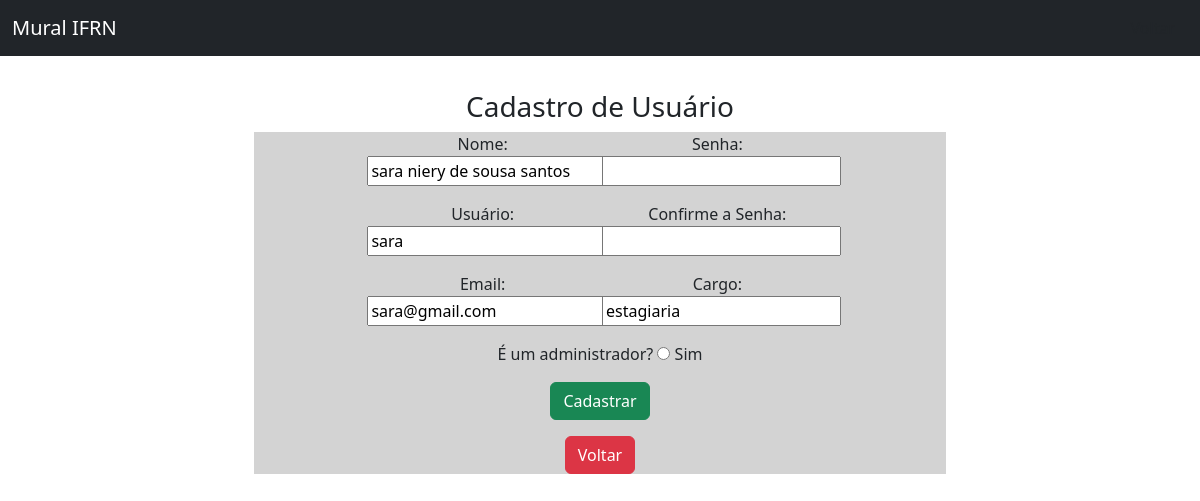
Screenshot of /atualizar_usuario/7 with the database file from the repository.
### core/models.py (models this page shows)
class Usuario(AbstractUser):
    nome = models.CharField('nome', max_length= 100)
    cargo = models.CharField('cargo', max_length=50)

### core/views.py (the view)
# urls.py: path('atualizar_usuario/<int:id>',atualizar_usuario,name='atualizar_usuario'),
def atualizar_usuario(request, id):
    meus_usuarios = Usuario.objects.get(id=id)
    form = UsuarioForm(request.POST or None, request.FILES or None, instance = meus_usuarios)
    if form.is_valid():
         form.save()
         return redirect('listar_usuario')
    contexto = {
        "form_usuario": form
    }
    return render(request, 'cruds/usuario_cadastrar.html', contexto )

### core/forms.py
class UsuarioForm(UserCreationForm):
    class Meta:
        model = Usuario
        fields = ['username','password1','password2','email','nome','cargo']

### templates/cruds/usuario_cadastrar.html (shortened to what this page needs)
{% load static %}
{% load widget_tweaks %}
<!DOCTYPE html>
<html lang="pt-br">
<head>
    <link rel="stylesheet" type="text/css" href="{% static 'forms.css' %}" media="screen" />
    <link rel="stylesheet" type="text/css" href="{% static 'estilo.css' %}" media="screen" />
    <link rel="stylesheet" type="text/css" href="{% static 'forms.css' %}" media="screen" />
    <link href="https://cdn.jsdelivr.net/npm/bootstrap@5.2.2/dist/css/bootstrap.min.css" rel="stylesheet"
>
    </head>
<body class="centro">
    <header>
        <header>
            <nav class="navbar navbar-dark bg-dark fixed-top">
                <div class="container-fluid">
                    <a class="navbar-brand" href="{%url 'home' %}">Mural IFRN</a>
                    <a href="{% url 'home' %}" class="btn button button:hover"  type="button" data-bs-toggle="offcanvas"
                            data-bs-target="#offcanvasDarkNavbar" aria-controls="offcanvasDarkNavbar">Voltar</a>
            </nav>
        </header>
    </header>
        <h3>Cadastro de Usuário</h3>
        <div>
            <form method="POST" enctype="multipart/form-data">
                <div class="col-12 col-lg-4">
                    <p>Nome: {{ form_usuario.nome }} </p>
                    <p>Usuário: {{ form_usuario.username }} </p>
                    <p>Email: {{ form_usuario.email }} </p>
                </div>
                <div class="col-12 col-lg-4">
                    <p>Senha: {{ form_usuario.password1 }} </p>
                    <p>Confirme a Senha: {{ form_usuario.password2 }} </p>
                    <p>Cargo: {{ form_usuario.cargo }} </p>
                </div>
                <p>É um administrador? <input type="radio" name="tipo" value="admin" /> Sim<br /></p>
                <p><input type="submit" class="btn btn-success" value="Cadastrar" /></p>
                <p><a href="{% url 'home' %}" type="button" class="btn btn-danger">Voltar</a></p>
        </div>
</body>
</html>

### static/forms.css (style rules this page uses)
body { text-align: center; font-family: Arial, Helvetica, sans-serif; padding: 10px; }
form { align-items: center; }

### static/estilo.css (style rules this page uses)
body { font-family: 'Times New Roman', Times, serif; margin-top: 80px; }
.centro { text-align: center; }
.button { -webkit-transition-duration: 0.4s; transition-duration: 0.4s; }

### templates/cruds/usuario_cadastrar.html (style rules this page uses)
body { margin-top: 80px; }
div { display:inline-block; }
form { background-color: lightgrey; }
.button { -webkit-transition-duration: 0.4s; transition-duration: 0.4s; }

### rows the page displays
Usuario: nome "sara niery de sousa santos", username "sara", email "sara@gmail.com", cargo "estagiaria"
